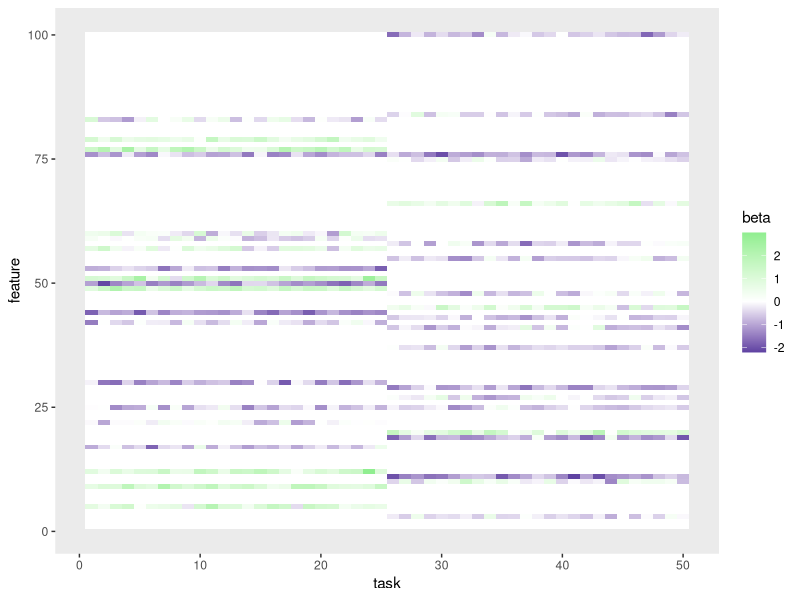

The R script that drew this image: (Note: this script raises an error after producing the figure.)

################################################################################
# R script to accompany simulated_data.Rmd
################################################################################

## ---- sparse-sim-packages ----
# List of packages for session
.packages = c("gflasso",
              "reshape2",
              "ggplot2")

# Install CRAN packages (if not already installed)
.inst <- .packages %in% installed.packages()
if(any(!.inst)) {
  install.packages(.packages[!.inst], repos='http://cran.rstudio.com/')
}

# Load packages into session 
lapply(.packages, require, character.only=TRUE)
set.seed(04032016)

cat("\014")  # Clear console

rm(list=ls()) # Delete all existing variables
graphics.off() # Close all open plots

## ---- simdata-params ----
K <- 50 # number of columns of Y
J <- 100 # number of columns of X
J0 <- 20 # number of columns of X actually contribute
n <- 200 # number of samples

## ---- gflasso-simulate-data ----
beta <- rnorm(J)
B <- beta %*% t(rep(1, K)) + matrix(rnorm(J * K, 0, .5), J, K)
B[-sample(J, J0), 1 : (K / 2)] <- 0
B[-sample(J, J0), (K / 2 + 1) : K] <- 0
X <- matrix(rnorm(n * J), n, J)
Y <- X %*% B + matrix(rnorm(n * K), n, K)

## ---- vis-B ----
m_b <- melt(B, varnames = c("feature", "task"), value.name = "beta")
ggplot(m_b) +
  geom_tile(aes(x = task, y = feature, fill = beta)) +
  scale_fill_gradient2(midpoint = 0, high = "#90ee90", low = "#000080") +
  theme(panel.grid = element_blank())

## ---- vis-reg-data ----
m_y <- melt(Y, varnames = c("sample", "task"), value.name = "y")
m_x <- melt(X, varnames = c("sample", "feature"), value.name = "x")
reg_data <- m_y %>%
  left_join(m_x) %>%
  left_join(m_b)
cur_data <- reg_data %>%
  filter(task %in% 20:30,
         feature %in% 10:18)

## ---- vis-reg-lines ----
ggplot(cur_data) +
  geom_point(aes(x = x, y = y, col = as.factor(beta == 0)), 
             size = .3, alpha = 0.3) +
  geom_abline(data = cur_data %>% filter(beta != 0),
              aes(slope = beta, intercept = 0, col = as.factor(beta == 0))) +
  scale_color_manual(values = c("#8068ab", "#d9bad8")) +
  facet_grid(feature ~ task) +
  theme(panel.grid = element_blank(),
        panel.border = element_blank(),
        panel.margin = unit(0, "lines"),
        strip.background = element_blank(),
        axis.text = element_blank(),
        axis.ticks = element_blank())

## ---- gflasso ----
R <- matrix(1, K, K)
R[(K / 2 + 1) : K, 1:(K / 2)] <- 0
R[1:(K / 2), (K / 2 + 1) : K] <- 0
gflasso_res <- gflasso(Y, X, R, list(delta_conv = 1e-10, lambda = 8, gamma = 2, iter_max = 1200, eps = .1))

## ---- vis-objective ----
obj_data <- data.frame(iteration = seq_len(1200),
                       objective = gflasso_res$obj)
ggplot(obj_data) +
  geom_line(aes(x = iteration, y = objective)) +
  theme(panel.grid = element_blank())

## ---- coef-hat-pred ----
b_compare <- melt(list(truth = B, fit = gflasso_res$B)) %>%
  dcast(Var1 + Var2 ~ L1)
b_compare$group <- ifelse(b_compare$Var2 <= K / 2, "task_group_1", "task_group_2")
ggplot(b_compare) +
  geom_abline(slope = 1, intercept = 0, col = '#696969', alpha = 0.8, size = .3) +
  geom_vline(xintercept = 0, col = '#696969', alpha = 0.5, size = .05) +
  geom_hline(yintercept = 0, col = '#696969', alpha = 0.5, size = .05) +
  geom_point(aes(x = truth, y = fit, col = group), size = .5, alpha = 0.6) +
  scale_color_manual(values = c("#008080", "#cd5c5c")) +
  coord_fixed() +
  theme(panel.grid = element_blank())

## ---- vis-coefs ----
gflasso_mb <- melt(gflasso_res$B, varnames = c("feature", "task"),
               value.name = "beta_hat")
gflasso_mb$small <- gflasso_mb$beta_hat < 5e-2

ggplot(gflasso_mb) +
  geom_tile(aes(x = task, y = feature, fill = beta_hat)) +
  scale_fill_gradient2(midpoint = 0, high = "#90ee90", low = "#000080") +
  theme(panel.grid = element_blank())

## ---- gflasso-reg-bhat ----
reg_fit_data <- m_y %>%
  left_join(m_x) %>%
  left_join(m_b) %>%
  left_join(gflasso_mb)
reg_fit_data$zero <- reg_fit_data$beta == 0
cur_fit_data <- reg_fit_data %>%
  filter(task %in% 20:30,
         feature %in% 10:18) %>%
  melt(measure.vars = c("beta", "beta_hat"), variable.name = "coef")

## ---- vis-reg-fit ----
ggplot(cur_fit_data) +
  geom_point(aes(x = x, y = y, col = zero), 
             size = .3, alpha = 0.05) +
  geom_abline(data = cur_fit_data,
              aes(slope = value, intercept = 0, col = zero, linetype = coef),
              alpha = 0.9) +
  scale_color_manual(values = c("#8068ab", "#d9bad8")) +
  facet_grid(feature ~ task) +
  theme(panel.grid = element_blank(),
        panel.border = element_blank(),
        panel.margin = unit(0, "lines"),
        strip.background = element_blank(),
        axis.text = element_blank(),
        axis.ticks = element_blank())

## ---- class-accuracy ----
table(B == 0, abs(gflasso_res$B) < 5e-2)
